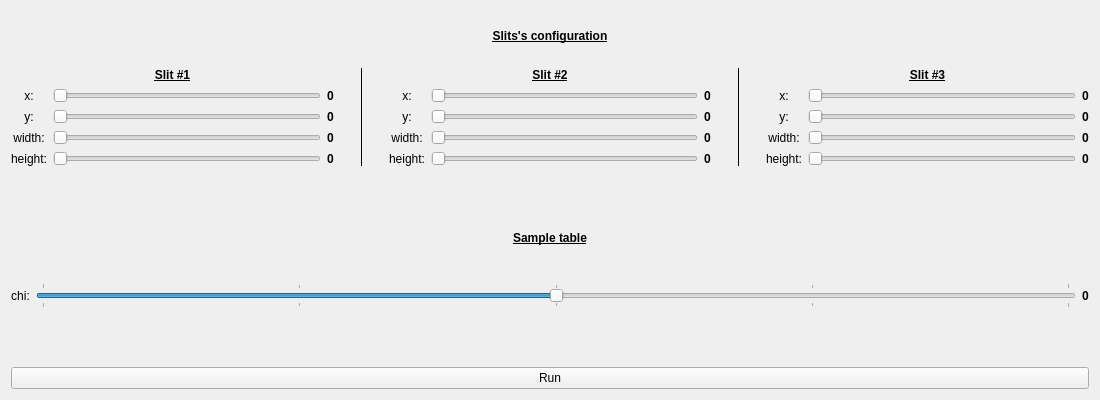
<?xml version="1.0" encoding="UTF-8"?>
<ui version="4.0">
 <class>Form</class>
 <widget class="QWidget" name="Form">
  <property name="enabled">
   <bool>true</bool>
  </property>
  <property name="geometry">
   <rect>
    <x>0</x>
    <y>0</y>
    <width>1100</width>
    <height>400</height>
   </rect>
  </property>
  <property name="windowTitle">
   <string>Form</string>
  </property>
  <layout class="QVBoxLayout" name="verticalLayout">
   <item>
    <widget class="QLabel" name="label">
     <property name="text">
      <string>&lt;html&gt;&lt;head/&gt;&lt;body&gt;&lt;p align=&quot;center&quot;&gt;&lt;span style=&quot; font-weight:600; text-decoration: underline;&quot;&gt;Slits's configuration&lt;/span&gt;&lt;/p&gt;&lt;/body&gt;&lt;/html&gt;</string>
     </property>
    </widget>
   </item>
   <item>
    <layout class="QHBoxLayout" name="horizontalLayout_5">
     <item>
      <layout class="QVBoxLayout" name="verticalLayout_3">
       <item>
        <widget class="QLabel" name="label_14">
         <property name="font">
          <font>
           <weight>75</weight>
           <bold>true</bold>
           <underline>true</underline>
          </font>
         </property>
         <property name="text">
          <string>Slit #1</string>
         </property>
         <property name="alignment">
          <set>Qt::AlignCenter</set>
         </property>
        </widget>
       </item>
       <item>
        <layout class="QGridLayout" name="gridLayout_4">
         <item row="1" column="0">
          <widget class="QLabel" name="label_16">
           <property name="text">
            <string>y:</string>
           </property>
           <property name="alignment">
            <set>Qt::AlignCenter</set>
           </property>
          </widget>
         </item>
         <item row="0" column="0">
          <widget class="QLabel" name="label_15">
           <property name="text">
            <string>x:</string>
           </property>
           <property name="alignment">
            <set>Qt::AlignCenter</set>
           </property>
          </widget>
         </item>
         <item row="3" column="0">
          <widget class="QLabel" name="label_18">
           <property name="text">
            <string>height:</string>
           </property>
           <property name="alignment">
            <set>Qt::AlignCenter</set>
           </property>
          </widget>
         </item>
         <item row="2" column="0">
          <widget class="QLabel" name="label_17">
           <property name="text">
            <string>width:</string>
           </property>
           <property name="alignment">
            <set>Qt::AlignCenter</set>
           </property>
          </widget>
         </item>
         <item row="0" column="1">
          <widget class="QSlider" name="sli1t_x">
           <property name="orientation">
            <enum>Qt::Horizontal</enum>
           </property>
          </widget>
         </item>
         <item row="1" column="1">
          <widget class="QSlider" name="slit1_y">
           <property name="orientation">
            <enum>Qt::Horizontal</enum>
           </property>
          </widget>
         </item>
         <item row="2" column="1">
          <widget class="QSlider" name="slit1_w">
           <property name="orientation">
            <enum>Qt::Horizontal</enum>
           </property>
          </widget>
         </item>
         <item row="3" column="1">
          <widget class="QSlider" name="slit1_h">
           <property name="orientation">
            <enum>Qt::Horizontal</enum>
           </property>
          </widget>
         </item>
         <item row="0" column="2">
          <widget class="QLabel" name="slit1_x_value">
           <property name="font">
            <font>
             <weight>75</weight>
             <bold>true</bold>
            </font>
           </property>
           <property name="text">
            <string>0</string>
           </property>
           <property name="alignment">
            <set>Qt::AlignCenter</set>
           </property>
          </widget>
         </item>
         <item row="1" column="2">
          <widget class="QLabel" name="slit1_y_value">
           <property name="font">
            <font>
             <weight>75</weight>
             <bold>true</bold>
            </font>
           </property>
           <property name="text">
            <string>0</string>
           </property>
           <property name="alignment">
            <set>Qt::AlignCenter</set>
           </property>
          </widget>
         </item>
         <item row="2" column="2">
          <widget class="QLabel" name="slit1_w_value">
           <property name="font">
            <font>
             <weight>75</weight>
             <bold>true</bold>
            </font>
           </property>
           <property name="text">
            <string>0</string>
           </property>
           <property name="alignment">
            <set>Qt::AlignCenter</set>
           </property>
          </widget>
         </item>
         <item row="3" column="2">
          <widget class="QLabel" name="slit1_h_value">
           <property name="font">
            <font>
             <weight>75</weight>
             <bold>true</bold>
            </font>
           </property>
           <property name="text">
            <string>0</string>
           </property>
           <property name="alignment">
            <set>Qt::AlignCenter</set>
           </property>
          </widget>
         </item>
        </layout>
       </item>
      </layout>
     </item>
     <item>
      <spacer name="horizontalSpacer_2">
       <property name="orientation">
        <enum>Qt::Horizontal</enum>
       </property>
       <property name="sizeType">
        <enum>QSizePolicy::Fixed</enum>
       </property>
       <property name="sizeHint" stdset="0">
        <size>
         <width>20</width>
         <height>20</height>
        </size>
       </property>
      </spacer>
     </item>
     <item>
      <widget class="Line" name="line">
       <property name="frameShadow">
        <enum>QFrame::Plain</enum>
       </property>
       <property name="orientation">
        <enum>Qt::Vertical</enum>
       </property>
      </widget>
     </item>
     <item>
      <spacer name="horizontalSpacer_3">
       <property name="orientation">
        <enum>Qt::Horizontal</enum>
       </property>
       <property name="sizeType">
        <enum>QSizePolicy::Fixed</enum>
       </property>
       <property name="sizeHint" stdset="0">
        <size>
         <width>20</width>
         <height>20</height>
        </size>
       </property>
      </spacer>
     </item>
     <item>
      <layout class="QVBoxLayout" name="verticalLayout_4">
       <item>
        <widget class="QLabel" name="label_4">
         <property name="font">
          <font>
           <weight>75</weight>
           <bold>true</bold>
           <underline>true</underline>
          </font>
         </property>
         <property name="text">
          <string>Slit #2</string>
         </property>
         <property name="alignment">
          <set>Qt::AlignCenter</set>
         </property>
        </widget>
       </item>
       <item>
        <layout class="QGridLayout" name="gridLayout">
         <item row="0" column="0">
          <widget class="QLabel" name="label_5">
           <property name="text">
            <string>x:</string>
           </property>
           <property name="alignment">
            <set>Qt::AlignCenter</set>
           </property>
          </widget>
         </item>
         <item row="3" column="0">
          <widget class="QLabel" name="label_8">
           <property name="text">
            <string>height:</string>
           </property>
           <property name="alignment">
            <set>Qt::AlignCenter</set>
           </property>
          </widget>
         </item>
         <item row="2" column="0">
          <widget class="QLabel" name="label_7">
           <property name="text">
            <string>width:</string>
           </property>
           <property name="alignment">
            <set>Qt::AlignCenter</set>
           </property>
          </widget>
         </item>
         <item row="1" column="0">
          <widget class="QLabel" name="label_6">
           <property name="text">
            <string>y:</string>
           </property>
           <property name="alignment">
            <set>Qt::AlignCenter</set>
           </property>
          </widget>
         </item>
         <item row="0" column="1">
          <widget class="QSlider" name="slit2_x">
           <property name="orientation">
            <enum>Qt::Horizontal</enum>
           </property>
          </widget>
         </item>
         <item row="1" column="1">
          <widget class="QSlider" name="slit2_y">
           <property name="orientation">
            <enum>Qt::Horizontal</enum>
           </property>
          </widget>
         </item>
         <item row="2" column="1">
          <widget class="QSlider" name="slit2_w">
           <property name="orientation">
            <enum>Qt::Horizontal</enum>
           </property>
          </widget>
         </item>
         <item row="3" column="1">
          <widget class="QSlider" name="slit2_h">
           <property name="orientation">
            <enum>Qt::Horizontal</enum>
           </property>
          </widget>
         </item>
         <item row="0" column="2">
          <widget class="QLabel" name="slit2_x_value">
           <property name="font">
            <font>
             <weight>75</weight>
             <bold>true</bold>
            </font>
           </property>
           <property name="text">
            <string>0</string>
           </property>
           <property name="alignment">
            <set>Qt::AlignCenter</set>
           </property>
          </widget>
         </item>
         <item row="1" column="2">
          <widget class="QLabel" name="slit2_y_value">
           <property name="font">
            <font>
             <weight>75</weight>
             <bold>true</bold>
            </font>
           </property>
           <property name="text">
            <string>0</string>
           </property>
           <property name="alignment">
            <set>Qt::AlignCenter</set>
           </property>
          </widget>
         </item>
         <item row="2" column="2">
          <widget class="QLabel" name="slit2_w_value">
           <property name="font">
            <font>
             <weight>75</weight>
             <bold>true</bold>
            </font>
           </property>
           <property name="text">
            <string>0</string>
           </property>
           <property name="alignment">
            <set>Qt::AlignCenter</set>
           </property>
          </widget>
         </item>
         <item row="3" column="2">
          <widget class="QLabel" name="slit2_h_value">
           <property name="font">
            <font>
             <weight>75</weight>
             <bold>true</bold>
            </font>
           </property>
           <property name="text">
            <string>0</string>
           </property>
           <property name="alignment">
            <set>Qt::AlignCenter</set>
           </property>
          </widget>
         </item>
        </layout>
       </item>
      </layout>
     </item>
     <item>
      <spacer name="horizontalSpacer_4">
       <property name="orientation">
        <enum>Qt::Horizontal</enum>
       </property>
       <property name="sizeType">
        <enum>QSizePolicy::Fixed</enum>
       </property>
       <property name="sizeHint" stdset="0">
        <size>
         <width>20</width>
         <height>20</height>
        </size>
       </property>
      </spacer>
     </item>
     <item>
      <widget class="Line" name="line_2">
       <property name="frameShadow">
        <enum>QFrame::Plain</enum>
       </property>
       <property name="orientation">
        <enum>Qt::Vertical</enum>
       </property>
      </widget>
     </item>
     <item>
      <spacer name="horizontalSpacer">
       <property name="orientation">
        <enum>Qt::Horizontal</enum>
       </property>
       <property name="sizeType">
        <enum>QSizePolicy::Fixed</enum>
       </property>
       <property name="sizeHint" stdset="0">
        <size>
         <width>20</width>
         <height>20</height>
        </size>
       </property>
      </spacer>
     </item>
     <item>
      <layout class="QVBoxLayout" name="verticalLayout_2">
       <item>
        <widget class="QLabel" name="label_9">
         <property name="font">
          <font>
           <weight>75</weight>
           <bold>true</bold>
           <underline>true</underline>
          </font>
         </property>
         <property name="text">
          <string>Slit #3</string>
         </property>
         <property name="alignment">
          <set>Qt::AlignCenter</set>
         </property>
        </widget>
       </item>
       <item>
        <layout class="QGridLayout" name="gridLayout_2">
         <item row="0" column="0">
          <widget class="QLabel" name="label_10">
           <property name="text">
            <string>x:</string>
           </property>
           <property name="alignment">
            <set>Qt::AlignCenter</set>
           </property>
          </widget>
         </item>
         <item row="1" column="0">
          <widget class="QLabel" name="label_11">
           <property name="text">
            <string>y:</string>
           </property>
           <property name="alignment">
            <set>Qt::AlignCenter</set>
           </property>
          </widget>
         </item>
         <item row="2" column="0">
          <widget class="QLabel" name="label_12">
           <property name="text">
            <string>width:</string>
           </property>
           <property name="alignment">
            <set>Qt::AlignCenter</set>
           </property>
          </widget>
         </item>
         <item row="3" column="0">
          <widget class="QLabel" name="label_13">
           <property name="text">
            <string>height:</string>
           </property>
           <property name="alignment">
            <set>Qt::AlignCenter</set>
           </property>
          </widget>
         </item>
         <item row="0" column="1">
          <widget class="QSlider" name="slit3_x">
           <property name="orientation">
            <enum>Qt::Horizontal</enum>
           </property>
          </widget>
         </item>
         <item row="3" column="1">
          <widget class="QSlider" name="slit3_h">
           <property name="orientation">
            <enum>Qt::Horizontal</enum>
           </property>
          </widget>
         </item>
         <item row="2" column="1">
          <widget class="QSlider" name="slit3_w">
           <property name="orientation">
            <enum>Qt::Horizontal</enum>
           </property>
          </widget>
         </item>
         <item row="1" column="1">
          <widget class="QSlider" name="slit3_y">
           <property name="orientation">
            <enum>Qt::Horizontal</enum>
           </property>
          </widget>
         </item>
         <item row="0" column="2">
          <widget class="QLabel" name="slit3_x_value">
           <property name="font">
            <font>
             <weight>75</weight>
             <bold>true</bold>
            </font>
           </property>
           <property name="text">
            <string>0</string>
           </property>
           <property name="alignment">
            <set>Qt::AlignCenter</set>
           </property>
          </widget>
         </item>
         <item row="1" column="2">
          <widget class="QLabel" name="slit3_y_value">
           <property name="font">
            <font>
             <weight>75</weight>
             <bold>true</bold>
            </font>
           </property>
           <property name="text">
            <string>0</string>
           </property>
           <property name="alignment">
            <set>Qt::AlignCenter</set>
           </property>
          </widget>
         </item>
         <item row="2" column="2">
          <widget class="QLabel" name="slit3_w_value">
           <property name="font">
            <font>
             <weight>75</weight>
             <bold>true</bold>
            </font>
           </property>
           <property name="text">
            <string>0</string>
           </property>
           <property name="alignment">
            <set>Qt::AlignCenter</set>
           </property>
          </widget>
         </item>
         <item row="3" column="2">
          <widget class="QLabel" name="slit3_h_value">
           <property name="font">
            <font>
             <weight>75</weight>
             <bold>true</bold>
            </font>
           </property>
           <property name="text">
            <string>0</string>
           </property>
           <property name="alignment">
            <set>Qt::AlignCenter</set>
           </property>
          </widget>
         </item>
        </layout>
       </item>
      </layout>
     </item>
    </layout>
   </item>
   <item>
    <spacer name="verticalSpacer">
     <property name="orientation">
      <enum>Qt::Vertical</enum>
     </property>
     <property name="sizeType">
      <enum>QSizePolicy::Fixed</enum>
     </property>
     <property name="sizeHint" stdset="0">
      <size>
       <width>20</width>
       <height>40</height>
      </size>
     </property>
    </spacer>
   </item>
   <item>
    <widget class="QLabel" name="label_3">
     <property name="text">
      <string>&lt;html&gt;&lt;head/&gt;&lt;body&gt;&lt;p align=&quot;center&quot;&gt;&lt;span style=&quot; font-weight:600; text-decoration: underline;&quot;&gt;Sample table&lt;/span&gt;&lt;/p&gt;&lt;/body&gt;&lt;/html&gt;</string>
     </property>
    </widget>
   </item>
   <item>
    <layout class="QHBoxLayout" name="horizontalLayout_2">
     <item>
      <widget class="QLabel" name="label_2">
       <property name="text">
        <string>chi:</string>
       </property>
       <property name="alignment">
        <set>Qt::AlignCenter</set>
       </property>
      </widget>
     </item>
     <item>
      <widget class="QSlider" name="CHI">
       <property name="enabled">
        <bool>true</bool>
       </property>
       <property name="minimumSize">
        <size>
         <width>763</width>
         <height>0</height>
        </size>
       </property>
       <property name="styleSheet">
        <string notr="true">gridline-color: rgb(117, 80, 123);</string>
       </property>
       <property name="minimum">
        <number>-2</number>
       </property>
       <property name="maximum">
        <number>2</number>
       </property>
       <property name="singleStep">
        <number>1</number>
       </property>
       <property name="pageStep">
        <number>10</number>
       </property>
       <property name="value">
        <number>0</number>
       </property>
       <property name="orientation">
        <enum>Qt::Horizontal</enum>
       </property>
       <property name="invertedAppearance">
        <bool>false</bool>
       </property>
       <property name="invertedControls">
        <bool>false</bool>
       </property>
       <property name="tickPosition">
        <enum>QSlider::TicksBothSides</enum>
       </property>
      </widget>
     </item>
     <item>
      <widget class="QLabel" name="chi_value">
       <property name="font">
        <font>
         <weight>75</weight>
         <bold>true</bold>
        </font>
       </property>
       <property name="text">
        <string>0</string>
       </property>
       <property name="alignment">
        <set>Qt::AlignCenter</set>
       </property>
      </widget>
     </item>
    </layout>
   </item>
   <item>
    <spacer name="verticalSpacer_2">
     <property name="orientation">
      <enum>Qt::Vertical</enum>
     </property>
     <property name="sizeType">
      <enum>QSizePolicy::Fixed</enum>
     </property>
     <property name="sizeHint" stdset="0">
      <size>
       <width>20</width>
       <height>40</height>
      </size>
     </property>
    </spacer>
   </item>
   <item>
    <widget class="QPushButton" name="btnRun">
     <property name="text">
      <string>Run</string>
     </property>
    </widget>
   </item>
  </layout>
 </widget>
 <resources/>
 <connections>
  <connection>
   <sender>sli1t_x</sender>
   <signal>valueChanged(int)</signal>
   <receiver>slit1_x_value</receiver>
   <slot>setNum(int)</slot>
   <hints>
    <hint type="sourcelabel">
     <x>178</x>
     <y>91</y>
    </hint>
    <hint type="destinationlabel">
     <x>296</x>
     <y>91</y>
    </hint>
   </hints>
  </connection>
  <connection>
   <sender>slit1_y</sender>
   <signal>valueChanged(int)</signal>
   <receiver>slit1_y_value</receiver>
   <slot>setNum(int)</slot>
   <hints>
    <hint type="sourcelabel">
     <x>186</x>
     <y>114</y>
    </hint>
    <hint type="destinationlabel">
     <x>318</x>
     <y>114</y>
    </hint>
   </hints>
  </connection>
  <connection>
   <sender>slit1_w</sender>
   <signal>valueChanged(int)</signal>
   <receiver>slit1_w_value</receiver>
   <slot>setNum(int)</slot>
   <hints>
    <hint type="sourcelabel">
     <x>186</x>
     <y>137</y>
    </hint>
    <hint type="destinationlabel">
     <x>318</x>
     <y>137</y>
    </hint>
   </hints>
  </connection>
  <connection>
   <sender>slit1_h</sender>
   <signal>valueChanged(int)</signal>
   <receiver>slit1_h_value</receiver>
   <slot>setNum(int)</slot>
   <hints>
    <hint type="sourcelabel">
     <x>186</x>
     <y>160</y>
    </hint>
    <hint type="destinationlabel">
     <x>318</x>
     <y>160</y>
    </hint>
   </hints>
  </connection>
  <connection>
   <sender>CHI</sender>
   <signal>valueChanged(int)</signal>
   <receiver>chi_value</receiver>
   <slot>setNum(int)</slot>
   <hints>
    <hint type="sourcelabel">
     <x>556</x>
     <y>292</y>
    </hint>
    <hint type="destinationlabel">
     <x>1085</x>
     <y>292</y>
    </hint>
   </hints>
  </connection>
  <connection>
   <sender>slit2_y</sender>
   <signal>valueChanged(int)</signal>
   <receiver>slit2_y_value</receiver>
   <slot>setNum(int)</slot>
   <hints>
    <hint type="sourcelabel">
     <x>569</x>
     <y>114</y>
    </hint>
    <hint type="destinationlabel">
     <x>701</x>
     <y>114</y>
    </hint>
   </hints>
  </connection>
  <connection>
   <sender>slit2_x</sender>
   <signal>valueChanged(int)</signal>
   <receiver>slit2_x_value</receiver>
   <slot>setNum(int)</slot>
   <hints>
    <hint type="sourcelabel">
     <x>569</x>
     <y>91</y>
    </hint>
    <hint type="destinationlabel">
     <x>701</x>
     <y>91</y>
    </hint>
   </hints>
  </connection>
  <connection>
   <sender>slit2_w</sender>
   <signal>valueChanged(int)</signal>
   <receiver>slit2_w_value</receiver>
   <slot>setNum(int)</slot>
   <hints>
    <hint type="sourcelabel">
     <x>569</x>
     <y>137</y>
    </hint>
    <hint type="destinationlabel">
     <x>701</x>
     <y>137</y>
    </hint>
   </hints>
  </connection>
  <connection>
   <sender>slit2_h</sender>
   <signal>valueChanged(int)</signal>
   <receiver>slit2_h_value</receiver>
   <slot>setNum(int)</slot>
   <hints>
    <hint type="sourcelabel">
     <x>569</x>
     <y>160</y>
    </hint>
    <hint type="destinationlabel">
     <x>701</x>
     <y>160</y>
    </hint>
   </hints>
  </connection>
  <connection>
   <sender>slit3_x</sender>
   <signal>valueChanged(int)</signal>
   <receiver>slit3_x_value</receiver>
   <slot>setNum(int)</slot>
   <hints>
    <hint type="sourcelabel">
     <x>951</x>
     <y>91</y>
    </hint>
    <hint type="destinationlabel">
     <x>1083</x>
     <y>91</y>
    </hint>
   </hints>
  </connection>
  <connection>
   <sender>slit3_y</sender>
   <signal>valueChanged(int)</signal>
   <receiver>slit3_y_value</receiver>
   <slot>setNum(int)</slot>
   <hints>
    <hint type="sourcelabel">
     <x>951</x>
     <y>114</y>
    </hint>
    <hint type="destinationlabel">
     <x>1083</x>
     <y>114</y>
    </hint>
   </hints>
  </connection>
  <connection>
   <sender>slit3_w</sender>
   <signal>valueChanged(int)</signal>
   <receiver>slit3_w_value</receiver>
   <slot>setNum(int)</slot>
   <hints>
    <hint type="sourcelabel">
     <x>951</x>
     <y>137</y>
    </hint>
    <hint type="destinationlabel">
     <x>1083</x>
     <y>137</y>
    </hint>
   </hints>
  </connection>
  <connection>
   <sender>slit3_h</sender>
   <signal>valueChanged(int)</signal>
   <receiver>slit3_h_value</receiver>
   <slot>setNum(int)</slot>
   <hints>
    <hint type="sourcelabel">
     <x>951</x>
     <y>160</y>
    </hint>
    <hint type="destinationlabel">
     <x>1083</x>
     <y>160</y>
    </hint>
   </hints>
  </connection>
 </connections>
</ui>
